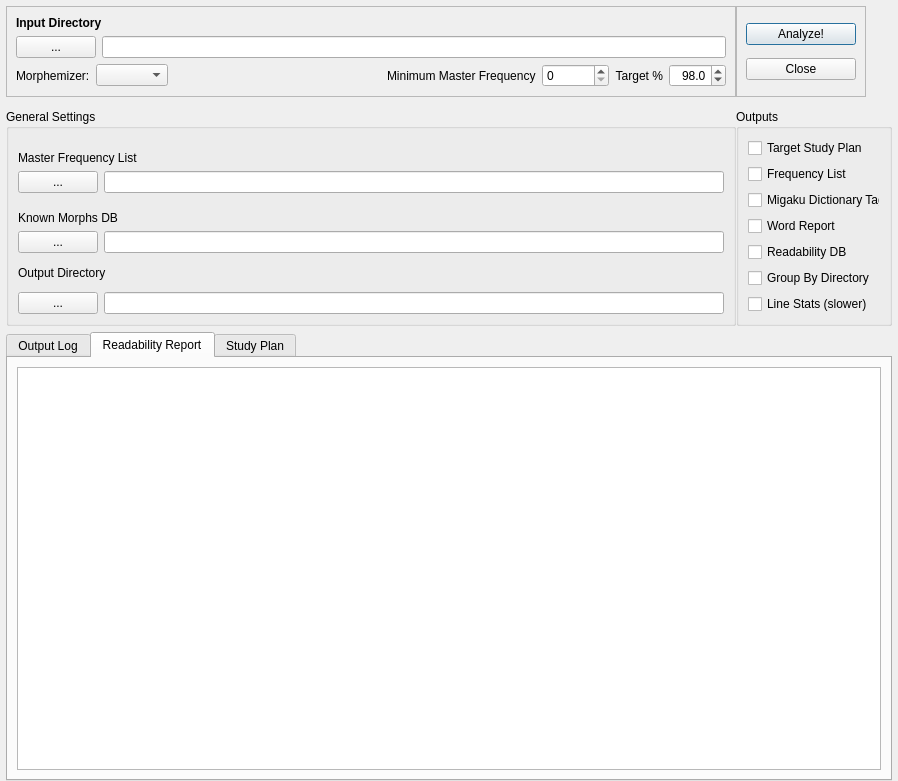
<?xml version="1.0" encoding="UTF-8"?>
<ui version="4.0">
 <class>ReadabilityDialog</class>
 <widget class="QDialog" name="ReadabilityDialog">
  <property name="geometry">
   <rect>
    <x>0</x>
    <y>0</y>
    <width>898</width>
    <height>781</height>
   </rect>
  </property>
  <property name="sizePolicy">
   <sizepolicy hsizetype="Fixed" vsizetype="Fixed">
    <horstretch>0</horstretch>
    <verstretch>0</verstretch>
   </sizepolicy>
  </property>
  <property name="windowTitle">
   <string>Morph Man Readability Analyzer</string>
  </property>
  <layout class="QVBoxLayout" name="verticalLayout">
   <property name="spacing">
    <number>0</number>
   </property>
   <property name="leftMargin">
    <number>0</number>
   </property>
   <property name="topMargin">
    <number>0</number>
   </property>
   <property name="rightMargin">
    <number>0</number>
   </property>
   <property name="bottomMargin">
    <number>0</number>
   </property>
   <item>
    <layout class="QHBoxLayout" name="horizontalLayout_2">
     <property name="leftMargin">
      <number>6</number>
     </property>
     <property name="topMargin">
      <number>6</number>
     </property>
     <property name="rightMargin">
      <number>6</number>
     </property>
     <property name="bottomMargin">
      <number>6</number>
     </property>
     <item>
      <widget class="QFrame" name="frame">
       <property name="minimumSize">
        <size>
         <width>730</width>
         <height>90</height>
        </size>
       </property>
       <property name="frameShape">
        <enum>QFrame::StyledPanel</enum>
       </property>
       <property name="frameShadow">
        <enum>QFrame::Raised</enum>
       </property>
       <layout class="QVBoxLayout" name="verticalLayout_2">
        <item>
         <widget class="QLabel" name="inputDirectoryLabel">
          <property name="font">
           <font>
            <weight>75</weight>
            <bold>true</bold>
           </font>
          </property>
          <property name="text">
           <string>Input Directory</string>
          </property>
         </widget>
        </item>
        <item>
         <layout class="QHBoxLayout" name="horizontalLayout_5">
          <item>
           <widget class="QPushButton" name="inputPathButton">
            <property name="text">
             <string>...</string>
            </property>
           </widget>
          </item>
          <item>
           <widget class="QLineEdit" name="inputPathEdit"/>
          </item>
         </layout>
        </item>
        <item>
         <layout class="QHBoxLayout" name="horizontalLayout_4">
          <item>
           <widget class="QLabel" name="dictionaryLabel">
            <property name="text">
             <string>Morphemizer:</string>
            </property>
           </widget>
          </item>
          <item>
           <widget class="MorphemizerComboBox" name="morphemizerComboBox"/>
          </item>
          <item>
           <spacer name="horizontalSpacer">
            <property name="orientation">
             <enum>Qt::Horizontal</enum>
            </property>
            <property name="sizeHint" stdset="0">
             <size>
              <width>40</width>
              <height>20</height>
             </size>
            </property>
           </spacer>
          </item>
          <item>
           <widget class="QLabel" name="minFrequencyLabel">
            <property name="text">
             <string>Minimum Master Frequency</string>
            </property>
           </widget>
          </item>
          <item>
           <widget class="QSpinBox" name="minFrequencySpinBox">
            <property name="maximum">
             <number>200000</number>
            </property>
           </widget>
          </item>
          <item>
           <widget class="QLabel" name="targetLabel">
            <property name="text">
             <string>Target %</string>
            </property>
            <property name="alignment">
             <set>Qt::AlignRight|Qt::AlignTrailing|Qt::AlignVCenter</set>
            </property>
           </widget>
          </item>
          <item>
           <widget class="QDoubleSpinBox" name="targetSpinBox">
            <property name="sizePolicy">
             <sizepolicy hsizetype="Fixed" vsizetype="Fixed">
              <horstretch>0</horstretch>
              <verstretch>0</verstretch>
             </sizepolicy>
            </property>
            <property name="layoutDirection">
             <enum>Qt::LeftToRight</enum>
            </property>
            <property name="alignment">
             <set>Qt::AlignRight|Qt::AlignTrailing|Qt::AlignVCenter</set>
            </property>
            <property name="decimals">
             <number>1</number>
            </property>
            <property name="value">
             <double>98.000000000000000</double>
            </property>
           </widget>
          </item>
         </layout>
        </item>
       </layout>
      </widget>
     </item>
     <item>
      <widget class="QFrame" name="frame_2">
       <property name="minimumSize">
        <size>
         <width>130</width>
         <height>0</height>
        </size>
       </property>
       <property name="frameShape">
        <enum>QFrame::StyledPanel</enum>
       </property>
       <property name="frameShadow">
        <enum>QFrame::Raised</enum>
       </property>
       <layout class="QVBoxLayout" name="verticalLayout_4">
        <item>
         <widget class="QPushButton" name="analyzeButton">
          <property name="text">
           <string>Analyze!</string>
          </property>
          <property name="default">
           <bool>true</bool>
          </property>
         </widget>
        </item>
        <item>
         <widget class="QPushButton" name="closeButton">
          <property name="text">
           <string>Close</string>
          </property>
          <property name="default">
           <bool>false</bool>
          </property>
         </widget>
        </item>
       </layout>
      </widget>
     </item>
     <item>
      <spacer name="horizontalSpacer_2">
       <property name="orientation">
        <enum>Qt::Horizontal</enum>
       </property>
       <property name="sizeHint" stdset="0">
        <size>
         <width>0</width>
         <height>20</height>
        </size>
       </property>
      </spacer>
     </item>
    </layout>
   </item>
   <item>
    <layout class="QHBoxLayout" name="horizontalLayout">
     <property name="sizeConstraint">
      <enum>QLayout::SetDefaultConstraint</enum>
     </property>
     <property name="leftMargin">
      <number>6</number>
     </property>
     <property name="topMargin">
      <number>6</number>
     </property>
     <property name="rightMargin">
      <number>6</number>
     </property>
     <property name="bottomMargin">
      <number>6</number>
     </property>
     <item>
      <widget class="QGroupBox" name="generalSettingsGroupBox">
       <property name="minimumSize">
        <size>
         <width>730</width>
         <height>180</height>
        </size>
       </property>
       <property name="title">
        <string>General Settings</string>
       </property>
       <layout class="QVBoxLayout" name="verticalLayout_3">
        <item>
         <widget class="QLabel" name="masterFreqLabel">
          <property name="text">
           <string>Master Frequency List</string>
          </property>
          <property name="alignment">
           <set>Qt::AlignBottom|Qt::AlignLeading|Qt::AlignLeft</set>
          </property>
         </widget>
        </item>
        <item>
         <layout class="QHBoxLayout" name="horizontalLayout_MasterFrequency">
          <item>
           <widget class="QPushButton" name="masterFreqButton">
            <property name="text">
             <string>...</string>
            </property>
           </widget>
          </item>
          <item>
           <widget class="QLineEdit" name="masterFreqEdit"/>
          </item>
         </layout>
        </item>
        <item>
         <widget class="QLabel" name="knownMorphsLabel">
          <property name="text">
           <string>Known Morphs DB</string>
          </property>
          <property name="alignment">
           <set>Qt::AlignBottom|Qt::AlignLeading|Qt::AlignLeft</set>
          </property>
         </widget>
        </item>
        <item>
         <layout class="QHBoxLayout" name="horizontalLayout_KnownMorphs">
          <item>
           <widget class="QPushButton" name="knownMorphsButton">
            <property name="text">
             <string>...</string>
            </property>
           </widget>
          </item>
          <item>
           <widget class="QLineEdit" name="knownMorphsEdit"/>
          </item>
         </layout>
        </item>
        <item>
         <widget class="QLabel" name="outputFreqLabel">
          <property name="text">
           <string>Output Directory</string>
          </property>
         </widget>
        </item>
        <item>
         <layout class="QHBoxLayout" name="horizontalLayout_Output">
          <item>
           <widget class="QPushButton" name="outputFrequencyButton">
            <property name="text">
             <string>...</string>
            </property>
           </widget>
          </item>
          <item>
           <widget class="QLineEdit" name="outputFrequencyEdit"/>
          </item>
         </layout>
        </item>
       </layout>
      </widget>
     </item>
     <item alignment="Qt::AlignTop">
      <widget class="QGroupBox" name="OutputsGroupBox">
       <property name="sizePolicy">
        <sizepolicy hsizetype="Expanding" vsizetype="Preferred">
         <horstretch>0</horstretch>
         <verstretch>0</verstretch>
        </sizepolicy>
       </property>
       <property name="minimumSize">
        <size>
         <width>150</width>
         <height>0</height>
        </size>
       </property>
       <property name="title">
        <string>Outputs</string>
       </property>
       <layout class="QVBoxLayout" name="verticalLayout_5">
        <item>
         <widget class="QCheckBox" name="studyPlanCheckBox">
          <property name="text">
           <string>Target Study Plan</string>
          </property>
          <property name="checked">
           <bool>false</bool>
          </property>
         </widget>
        </item>
        <item>
         <widget class="QCheckBox" name="frequencyListCheckBox">
          <property name="text">
           <string>Frequency List</string>
          </property>
          <property name="checked">
           <bool>false</bool>
          </property>
         </widget>
        </item>
        <item>
         <widget class="QCheckBox" name="migakuDictionaryCheckBox">
          <property name="text">
           <string>Migaku Dictionary Tags</string>
          </property>
          <property name="checked">
           <bool>false</bool>
          </property>
         </widget>
        </item>
        <item>
         <widget class="QCheckBox" name="wordReportCheckBox">
          <property name="text">
           <string>Word Report</string>
          </property>
          <property name="checked">
           <bool>false</bool>
          </property>
         </widget>
        </item>
        <item>
         <widget class="QCheckBox" name="readabilityDBCheckBox">
          <property name="text">
           <string>Readability DB</string>
          </property>
          <property name="checked">
           <bool>false</bool>
          </property>
         </widget>
        </item>
        <item>
         <widget class="QCheckBox" name="groupByDirCheckBox">
          <property name="text">
           <string>Group By Directory</string>
          </property>
          <property name="checked">
           <bool>false</bool>
          </property>
         </widget>
        </item>
        <item>
         <widget class="QCheckBox" name="processLinesCheckBox">
          <property name="text">
           <string>Line Stats (slower)</string>
          </property>
          <property name="checked">
           <bool>false</bool>
          </property>
         </widget>
        </item>
       </layout>
      </widget>
     </item>
    </layout>
   </item>
   <item>
    <layout class="QHBoxLayout" name="horizontalLayout_3">
     <property name="leftMargin">
      <number>6</number>
     </property>
     <property name="rightMargin">
      <number>6</number>
     </property>
     <item>
      <widget class="QTabWidget" name="tabWidget">
       <property name="currentIndex">
        <number>1</number>
       </property>
       <widget class="QWidget" name="tabOutputLog">
        <attribute name="title">
         <string>Output Log</string>
        </attribute>
        <layout class="QVBoxLayout" name="verticalLayout_2">
         <item>
          <widget class="QPlainTextEdit" name="outputText">
           <property name="sizePolicy">
            <sizepolicy hsizetype="Expanding" vsizetype="Expanding">
             <horstretch>0</horstretch>
             <verstretch>0</verstretch>
            </sizepolicy>
           </property>
           <property name="readOnly">
            <bool>true</bool>
           </property>
          </widget>
         </item>
        </layout>
       </widget>
       <widget class="QWidget" name="tabReadabilityReport">
        <attribute name="title">
         <string>Readability Report</string>
        </attribute>
        <layout class="QVBoxLayout" name="verticalLayout_3">
         <item>
          <widget class="CustomTableWidget" name="readabilityTable">
           <property name="editTriggers">
            <set>QAbstractItemView::NoEditTriggers</set>
           </property>
           <property name="selectionBehavior">
            <enum>QAbstractItemView::SelectItems</enum>
           </property>
           <property name="rowCount">
            <number>0</number>
           </property>
           <property name="columnCount">
            <number>0</number>
           </property>
          </widget>
         </item>
        </layout>
       </widget>
       <widget class="QWidget" name="tabStudyPlan">
        <attribute name="title">
         <string>Study Plan</string>
        </attribute>
        <layout class="QVBoxLayout" name="verticalLayout_4">
         <item>
          <widget class="CustomTableWidget" name="studyPlanTable">
           <property name="editTriggers">
            <set>QAbstractItemView::NoEditTriggers</set>
           </property>
          </widget>
         </item>
        </layout>
       </widget>
      </widget>
     </item>
    </layout>
   </item>
  </layout>
 </widget>
 <customwidgets>
  <customwidget>
   <class>MorphemizerComboBox</class>
   <extends>QComboBox</extends>
   <header>.UI</header>
  </customwidget>
  <customwidget>
   <class>CustomTableWidget</class>
   <extends>QTableWidget</extends>
   <header>.customTableWidget.h</header>
  </customwidget>
 </customwidgets>
 <resources/>
 <connections/>
</ui>
